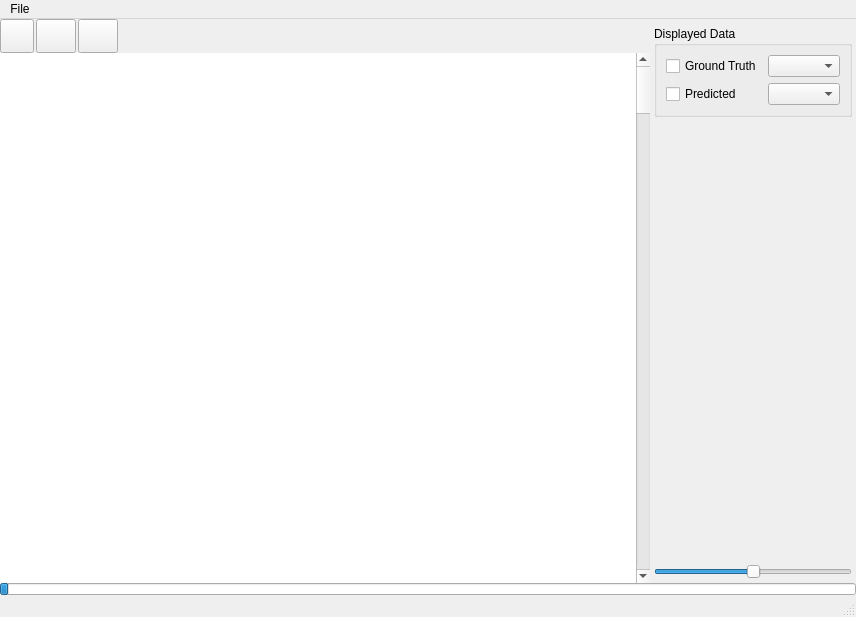
<?xml version="1.0" encoding="UTF-8"?>
<ui version="4.0">
 <class>main_window</class>
 <widget class="QMainWindow" name="main_window">
  <property name="geometry">
   <rect>
    <x>0</x>
    <y>0</y>
    <width>856</width>
    <height>617</height>
   </rect>
  </property>
  <property name="windowTitle">
   <string>MainWindow</string>
  </property>
  <widget class="QWidget" name="central_widget">
   <layout class="QGridLayout" name="gridLayout_2">
    <property name="leftMargin">
     <number>0</number>
    </property>
    <property name="topMargin">
     <number>0</number>
    </property>
    <property name="rightMargin">
     <number>0</number>
    </property>
    <property name="bottomMargin">
     <number>0</number>
    </property>
    <property name="spacing">
     <number>0</number>
    </property>
    <item row="0" column="1">
     <widget class="QWidget" name="control_panel_widget" native="true">
      <property name="sizePolicy">
       <sizepolicy hsizetype="Minimum" vsizetype="Preferred">
        <horstretch>0</horstretch>
        <verstretch>0</verstretch>
       </sizepolicy>
      </property>
      <layout class="QVBoxLayout" name="verticalLayout">
       <property name="spacing">
        <number>4</number>
       </property>
       <property name="leftMargin">
        <number>4</number>
       </property>
       <property name="topMargin">
        <number>7</number>
       </property>
       <property name="rightMargin">
        <number>4</number>
       </property>
       <property name="bottomMargin">
        <number>4</number>
       </property>
       <item>
        <widget class="QGroupBox" name="data_display_groupbox">
         <property name="sizePolicy">
          <sizepolicy hsizetype="Preferred" vsizetype="Preferred">
           <horstretch>0</horstretch>
           <verstretch>0</verstretch>
          </sizepolicy>
         </property>
         <property name="title">
          <string>Displayed Data</string>
         </property>
         <property name="flat">
          <bool>false</bool>
         </property>
         <layout class="QGridLayout" name="gridLayout">
          <item row="1" column="1">
           <widget class="QComboBox" name="predicted_combobox">
            <property name="sizePolicy">
             <sizepolicy hsizetype="Maximum" vsizetype="Fixed">
              <horstretch>0</horstretch>
              <verstretch>0</verstretch>
             </sizepolicy>
            </property>
            <property name="toolTip">
             <string>Select predicted marker</string>
            </property>
           </widget>
          </item>
          <item row="1" column="0">
           <widget class="QCheckBox" name="predicted_checkbox">
            <property name="sizePolicy">
             <sizepolicy hsizetype="Preferred" vsizetype="Fixed">
              <horstretch>0</horstretch>
              <verstretch>0</verstretch>
             </sizepolicy>
            </property>
            <property name="toolTip">
             <string>Show predicted data</string>
            </property>
            <property name="text">
             <string>Predicted</string>
            </property>
           </widget>
          </item>
          <item row="0" column="1">
           <widget class="QComboBox" name="ground_truth_combobox">
            <property name="sizePolicy">
             <sizepolicy hsizetype="Maximum" vsizetype="Fixed">
              <horstretch>0</horstretch>
              <verstretch>0</verstretch>
             </sizepolicy>
            </property>
            <property name="toolTip">
             <string>Select ground truth marker</string>
            </property>
           </widget>
          </item>
          <item row="0" column="0">
           <widget class="QCheckBox" name="ground_truth_checkbox">
            <property name="sizePolicy">
             <sizepolicy hsizetype="Preferred" vsizetype="Fixed">
              <horstretch>0</horstretch>
              <verstretch>0</verstretch>
             </sizepolicy>
            </property>
            <property name="toolTip">
             <string>Show ground truth data</string>
            </property>
            <property name="text">
             <string>Ground Truth</string>
            </property>
           </widget>
          </item>
         </layout>
        </widget>
       </item>
       <item>
        <widget class="QWidget" name="tables_parent_widget" native="true">
         <property name="sizePolicy">
          <sizepolicy hsizetype="Preferred" vsizetype="MinimumExpanding">
           <horstretch>0</horstretch>
           <verstretch>0</verstretch>
          </sizepolicy>
         </property>
         <layout class="QVBoxLayout" name="verticalLayout_2">
          <property name="spacing">
           <number>0</number>
          </property>
          <property name="leftMargin">
           <number>0</number>
          </property>
          <property name="topMargin">
           <number>0</number>
          </property>
          <property name="rightMargin">
           <number>0</number>
          </property>
          <property name="bottomMargin">
           <number>0</number>
          </property>
         </layout>
        </widget>
       </item>
       <item>
        <widget class="QSlider" name="probability_slider">
         <property name="sizePolicy">
          <sizepolicy hsizetype="Preferred" vsizetype="Fixed">
           <horstretch>0</horstretch>
           <verstretch>0</verstretch>
          </sizepolicy>
         </property>
         <property name="toolTip">
          <string>Set probability</string>
         </property>
         <property name="autoFillBackground">
          <bool>false</bool>
         </property>
         <property name="maximum">
          <number>100</number>
         </property>
         <property name="sliderPosition">
          <number>50</number>
         </property>
         <property name="orientation">
          <enum>Qt::Horizontal</enum>
         </property>
         <property name="tickPosition">
          <enum>QSlider::NoTicks</enum>
         </property>
        </widget>
       </item>
      </layout>
     </widget>
    </item>
    <item row="1" column="0" colspan="2">
     <widget class="QProgressBar" name="progress_bar">
      <property name="maximumSize">
       <size>
        <width>16777215</width>
        <height>12</height>
       </size>
      </property>
      <property name="value">
       <number>1</number>
      </property>
      <property name="textVisible">
       <bool>false</bool>
      </property>
     </widget>
    </item>
    <item row="0" column="0">
     <widget class="QWidget" name="graphics_widget" native="true">
      <layout class="QVBoxLayout" name="verticalLayout_4">
       <property name="spacing">
        <number>0</number>
       </property>
       <property name="leftMargin">
        <number>0</number>
       </property>
       <property name="topMargin">
        <number>0</number>
       </property>
       <property name="rightMargin">
        <number>0</number>
       </property>
       <property name="bottomMargin">
        <number>0</number>
       </property>
       <item>
        <layout class="QHBoxLayout" name="horizontalLayout_5">
         <property name="spacing">
          <number>2</number>
         </property>
         <item>
          <widget class="QPushButton" name="resize_button">
           <property name="enabled">
            <bool>true</bool>
           </property>
           <property name="sizePolicy">
            <sizepolicy hsizetype="Fixed" vsizetype="Fixed">
             <horstretch>0</horstretch>
             <verstretch>0</verstretch>
            </sizepolicy>
           </property>
           <property name="minimumSize">
            <size>
             <width>34</width>
             <height>34</height>
            </size>
           </property>
           <property name="maximumSize">
            <size>
             <width>32</width>
             <height>34</height>
            </size>
           </property>
           <property name="text">
            <string/>
           </property>
           <property name="icon">
            <iconset resource="../resources.qrc">
             <normaloff>:/icons/resize_medium</normaloff>:/icons/resize_medium</iconset>
           </property>
           <property name="iconSize">
            <size>
             <width>32</width>
             <height>32</height>
            </size>
           </property>
           <property name="autoDefault">
            <bool>false</bool>
           </property>
           <property name="default">
            <bool>false</bool>
           </property>
           <property name="flat">
            <bool>false</bool>
           </property>
          </widget>
         </item>
         <item>
          <widget class="QPushButton" name="zoom_out_button">
           <property name="enabled">
            <bool>true</bool>
           </property>
           <property name="sizePolicy">
            <sizepolicy hsizetype="Fixed" vsizetype="Fixed">
             <horstretch>0</horstretch>
             <verstretch>0</verstretch>
            </sizepolicy>
           </property>
           <property name="minimumSize">
            <size>
             <width>34</width>
             <height>34</height>
            </size>
           </property>
           <property name="maximumSize">
            <size>
             <width>40</width>
             <height>34</height>
            </size>
           </property>
           <property name="text">
            <string/>
           </property>
           <property name="icon">
            <iconset resource="../resources.qrc">
             <normaloff>:/icons/zoom_in_small</normaloff>:/icons/zoom_in_small</iconset>
           </property>
           <property name="iconSize">
            <size>
             <width>24</width>
             <height>24</height>
            </size>
           </property>
           <property name="shortcut">
            <string>Ctrl+Shift+_</string>
           </property>
          </widget>
         </item>
         <item>
          <widget class="QPushButton" name="zoom_in_button">
           <property name="sizePolicy">
            <sizepolicy hsizetype="Fixed" vsizetype="Fixed">
             <horstretch>0</horstretch>
             <verstretch>0</verstretch>
            </sizepolicy>
           </property>
           <property name="minimumSize">
            <size>
             <width>40</width>
             <height>34</height>
            </size>
           </property>
           <property name="maximumSize">
            <size>
             <width>40</width>
             <height>34</height>
            </size>
           </property>
           <property name="text">
            <string/>
           </property>
           <property name="icon">
            <iconset resource="../resources.qrc">
             <normaloff>:/icons/zoom_out_small</normaloff>:/icons/zoom_out_small</iconset>
           </property>
           <property name="iconSize">
            <size>
             <width>24</width>
             <height>24</height>
            </size>
           </property>
           <property name="shortcut">
            <string>Ctrl++</string>
           </property>
          </widget>
         </item>
         <item>
          <spacer name="graphics_button_spacer">
           <property name="orientation">
            <enum>Qt::Horizontal</enum>
           </property>
           <property name="sizeHint" stdset="0">
            <size>
             <width>40</width>
             <height>20</height>
            </size>
           </property>
          </spacer>
         </item>
        </layout>
       </item>
       <item>
        <layout class="QHBoxLayout" name="view_layout">
         <item>
          <widget class="VGraphicsView" name="graphics_view">
           <property name="sizePolicy">
            <sizepolicy hsizetype="MinimumExpanding" vsizetype="MinimumExpanding">
             <horstretch>0</horstretch>
             <verstretch>0</verstretch>
            </sizepolicy>
           </property>
           <property name="frameShape">
            <enum>QFrame::NoFrame</enum>
           </property>
           <property name="frameShadow">
            <enum>QFrame::Plain</enum>
           </property>
           <property name="lineWidth">
            <number>1</number>
           </property>
           <property name="transformationAnchor">
            <enum>QGraphicsView::AnchorUnderMouse</enum>
           </property>
           <property name="resizeAnchor">
            <enum>QGraphicsView::AnchorViewCenter</enum>
           </property>
          </widget>
         </item>
         <item>
          <widget class="QScrollBar" name="graphics_view_scrollbar">
           <property name="sizePolicy">
            <sizepolicy hsizetype="Fixed" vsizetype="MinimumExpanding">
             <horstretch>0</horstretch>
             <verstretch>0</verstretch>
            </sizepolicy>
           </property>
           <property name="minimumSize">
            <size>
             <width>0</width>
             <height>0</height>
            </size>
           </property>
           <property name="toolTip">
            <string>Scroll through images</string>
           </property>
           <property name="orientation">
            <enum>Qt::Vertical</enum>
           </property>
           <property name="invertedAppearance">
            <bool>false</bool>
           </property>
          </widget>
         </item>
        </layout>
       </item>
      </layout>
     </widget>
    </item>
   </layout>
  </widget>
  <widget class="QMenuBar" name="menubar">
   <property name="geometry">
    <rect>
     <x>0</x>
     <y>0</y>
     <width>856</width>
     <height>27</height>
    </rect>
   </property>
   <widget class="QMenu" name="menu_file">
    <property name="title">
     <string>File</string>
    </property>
    <widget class="QMenu" name="menu_open_data">
     <property name="title">
      <string>Open data...</string>
     </property>
     <addaction name="action_open_ground_truth"/>
     <addaction name="action_open_predicted"/>
    </widget>
    <addaction name="menu_open_data"/>
    <addaction name="action_open_image"/>
    <addaction name="action_save"/>
    <addaction name="action_save_as"/>
    <addaction name="action_quit"/>
   </widget>
   <addaction name="menu_file"/>
  </widget>
  <widget class="QStatusBar" name="statusbar">
   <property name="sizeGripEnabled">
    <bool>true</bool>
   </property>
  </widget>
  <action name="action_open_image">
   <property name="text">
    <string>Open image...</string>
   </property>
  </action>
  <action name="action_open_ground_truth">
   <property name="text">
    <string>Ground Truth</string>
   </property>
  </action>
  <action name="action_open_predicted">
   <property name="text">
    <string>Predicted</string>
   </property>
  </action>
  <action name="action_save">
   <property name="text">
    <string>Save</string>
   </property>
   <property name="shortcut">
    <string>Ctrl+S</string>
   </property>
  </action>
  <action name="action_save_as">
   <property name="text">
    <string>Save As...</string>
   </property>
  </action>
  <action name="action_quit">
   <property name="text">
    <string>Quit</string>
   </property>
   <property name="shortcut">
    <string>Ctrl+Q</string>
   </property>
  </action>
 </widget>
 <customwidgets>
  <customwidget>
   <class>VGraphicsView</class>
   <extends>QGraphicsView</extends>
   <header>vsvis.promoted</header>
   <slots>
    <slot>fit_to_window()</slot>
    <slot>zoom_out()</slot>
    <slot>zoom_in()</slot>
   </slots>
  </customwidget>
 </customwidgets>
 <resources>
  <include location="../resources.qrc"/>
 </resources>
 <connections>
  <connection>
   <sender>resize_button</sender>
   <signal>clicked()</signal>
   <receiver>graphics_view</receiver>
   <slot>fit_to_window()</slot>
   <hints>
    <hint type="sourcelabel">
     <x>36</x>
     <y>52</y>
    </hint>
    <hint type="destinationlabel">
     <x>190</x>
     <y>172</y>
    </hint>
   </hints>
  </connection>
  <connection>
   <sender>zoom_in_button</sender>
   <signal>clicked()</signal>
   <receiver>graphics_view</receiver>
   <slot>zoom_in()</slot>
   <hints>
    <hint type="sourcelabel">
     <x>129</x>
     <y>55</y>
    </hint>
    <hint type="destinationlabel">
     <x>324</x>
     <y>97</y>
    </hint>
   </hints>
  </connection>
  <connection>
   <sender>zoom_out_button</sender>
   <signal>clicked()</signal>
   <receiver>graphics_view</receiver>
   <slot>zoom_out()</slot>
   <hints>
    <hint type="sourcelabel">
     <x>87</x>
     <y>58</y>
    </hint>
    <hint type="destinationlabel">
     <x>255</x>
     <y>114</y>
    </hint>
   </hints>
  </connection>
 </connections>
</ui>
